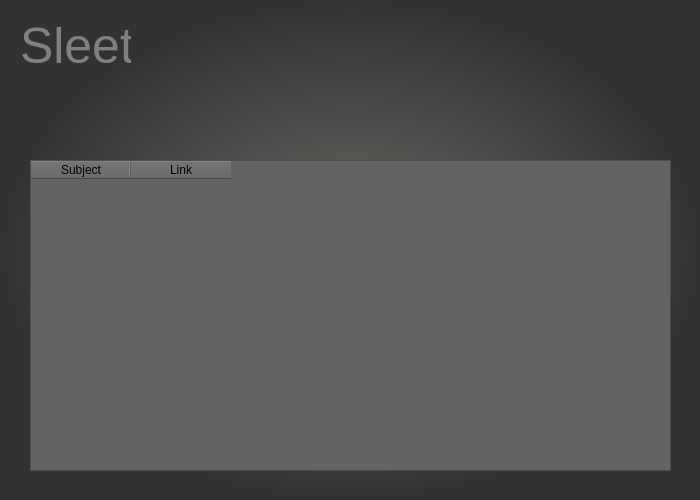
<?xml version="1.0" encoding="UTF-8"?>
<ui version="4.0">
 <class>subject_table</class>
 <widget class="QDialog" name="subject_table">
  <property name="geometry">
   <rect>
    <x>0</x>
    <y>0</y>
    <width>700</width>
    <height>500</height>
   </rect>
  </property>
  <property name="minimumSize">
   <size>
    <width>700</width>
    <height>500</height>
   </size>
  </property>
  <property name="maximumSize">
   <size>
    <width>700</width>
    <height>500</height>
   </size>
  </property>
  <property name="windowTitle">
   <string>Sleet</string>
  </property>
  <property name="styleSheet">
   <string notr="true">
background-color:qradialgradient(spread:pad, cx:0.5, cy:0.5, radius:0.5, fx:0.504049, fy:0.523, stop:0 rgba(109, 108, 104, 255), stop:1 rgba(50, 50, 50, 255));</string>
  </property>
  <widget class="QTableWidget" name="tableWidget">
   <property name="geometry">
    <rect>
     <x>30</x>
     <y>160</y>
     <width>641</width>
     <height>311</height>
    </rect>
   </property>
   <property name="minimumSize">
    <size>
     <width>0</width>
     <height>0</height>
    </size>
   </property>
   <property name="maximumSize">
    <size>
     <width>99999</width>
     <height>99999</height>
    </size>
   </property>
   <property name="styleSheet">
    <string notr="true">color:black;
background-color:rgb(99, 99, 99)</string>
   </property>
   <column>
    <property name="text">
     <string>Subject</string>
    </property>
   </column>
   <column>
    <property name="text">
     <string>Link</string>
    </property>
   </column>
  </widget>
  <widget class="QLabel" name="label">
   <property name="geometry">
    <rect>
     <x>20</x>
     <y>10</y>
     <width>111</width>
     <height>71</height>
    </rect>
   </property>
   <property name="styleSheet">
    <string notr="true">background-color: rgba(0,0,0,0%);
color: grey;
font-size : 50px;

</string>
   </property>
   <property name="text">
    <string>Sleet</string>
   </property>
  </widget>
 </widget>
 <resources/>
 <connections/>
</ui>
